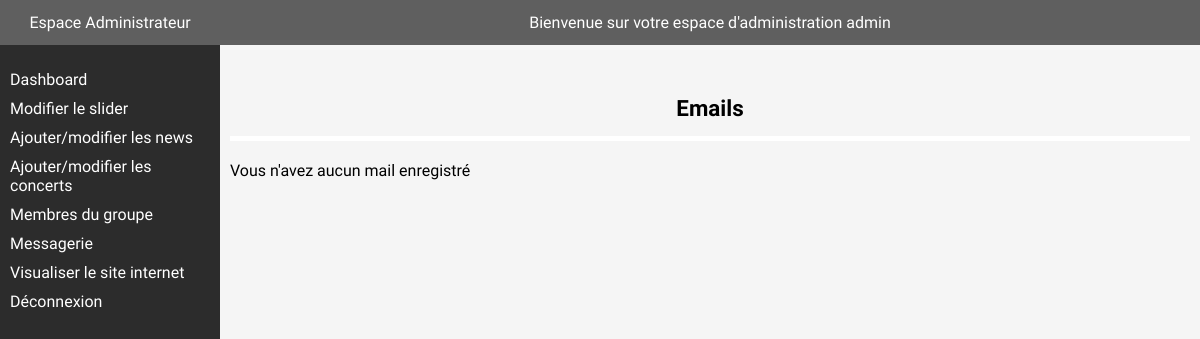
Before: /indexAdmin.php?action=emailPage (signed in) with the older database file.
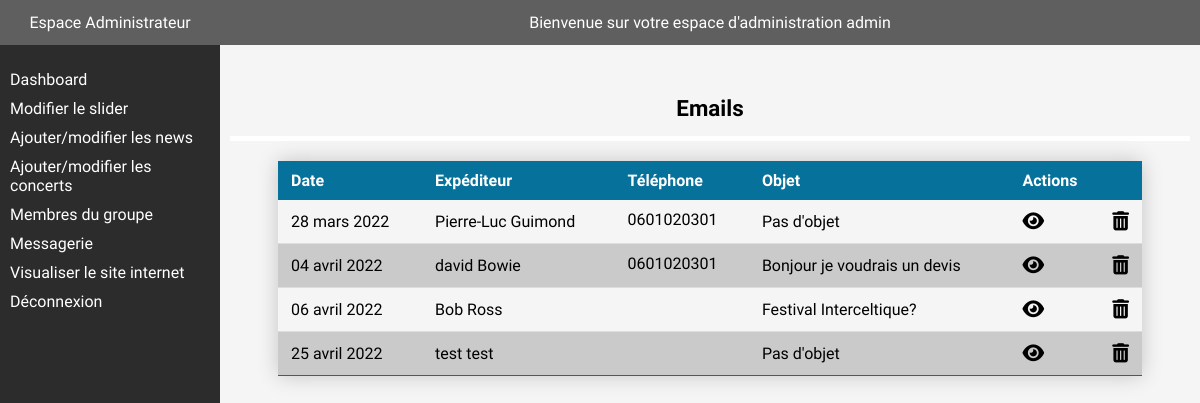
After: the same page with the newer database file.
### tables this page shows
CREATE TABLE IF NOT EXISTS `contacts` (
  `id` int(10) unsigned NOT NULL AUTO_INCREMENT,
  `lastname` varchar(50) NOT NULL,
  `firstname` varchar(50) NOT NULL,
  `mail` varchar(100) NOT NULL,
  `phone` varchar(50) DEFAULT NULL,
  `subject` varchar(100) NOT NULL,
  `content` text NOT NULL,
  `createdAt` timestamp NOT NULL DEFAULT CURRENT_TIMESTAMP,
  PRIMARY KEY (`id`)
);

### app/Controllers/Controller.php (called while the page is built, shortened)
<?php
class Controller
{
    public function viewAdmin($viewName, $data = null, $error = null)
    {
        include('app/Views/administration/'.$viewName.'.php');
    }
    public static function formatDate($date, $format = "d F Y"){
        $englishMonths = array('January', 'February', 'March', 'April', 'May', 'June', 'July', 'August', 'September', 'October', 'November', 'December');
        $frenchMonths = array('janvier', 'février', 'mars', 'avril', 'mai', 'juin', 'juillet', 'août', 'septembre', 'octobre', 'novembre', 'décembre');
        return str_replace($englishMonths, $frenchMonths, date($format, strtotime($date)));
    }
}

### app/Controllers/AdminController.php (called while the page is built, shortened)
<?php
class AdminController extends Controller
{
    public function emailPage(){
        $emails = \Projet\Models\Contacts::all();
        $data = [
            'emails' => $emails
        ];
        return $this->viewAdmin('messages',$data);
    }
}

### app/Models/Contacts.php (called while the page is built, shortened)
<?php
class Contacts extends Manager
{
    public function __construct($data = [])
    {
        $this->id = $data["id"] ?? "";
        $this->firstname = $data['firstname'] ?? "";
        $this->lastname = $data['lastname'] ?? "";
        $this->phone = $data['phone'] ?? "";
        $this->subject = $data['subject'] ?? "";
        $this->createdAt = $data['createdAt'] ?? "";
    }
}

### app/Models/Manager.php (called while the page is built, shortened)
<?php
abstract class Manager
{
    private static $bdd = null;
    protected static function dbConnect()
    {
        if (isset(self::$bdd)) {
            return self::$bdd;
        } else {
            try {
                self::$bdd = new \PDO(
                    "mysql:dbname=" . $_ENV['DB_NAME'] . "; charset=utf8; host="  . $_ENV['DB_HOST'] . ":" . $_ENV['DB_PORT'],
                    $_ENV['DB_USERNAME'],
                    $_ENV['DB_PASSWORD']
                );
                return self::$bdd;
            } catch (Exception $e) {
                die('Erreur : ' . $e->getMessage());
            }
        }
    }
    public static function all()
    {
        $objects = [];
        $klass =  get_called_class();
        $child = explode("\\",$klass);
        $child = strtolower($child[array_key_last($child)]);
        $bdd = self::dbConnect();
        $sqlQuery = $bdd->prepare("SELECT * FROM `{$child}`");
        $sqlQuery->execute();
        $result = $sqlQuery->fetchAll();
        foreach ($result as $data) {
            array_push(
                $objects,
                new $klass($data)
            );
        }
        return $objects;
    }
}

### app/Views/administration/messages.php (the view, shortened to what the changed rows need)
<?php include('app/Views/administration/layouts/header.php'); ?>
<main class="admin-content">
    <section class="admin-message">
        <h1 class="message-title">Emails</h1>
        <?php if (!empty($data['emails'])){ ?>
        <div class="email-table">
            <table class="admin-table">
                <thead>
                    <tr>
                        <th>Date</th>
                        <th>Expéditeur</th>
                        <th class="fullscreen">Téléphone</th>
                        <th>Objet</th>
                        <th><span class="fullscreen">Actions</span></th>
                    </tr>
                </thead>
                <tbody>
                    <?php
                    foreach($data['emails'] as $email) {
                ?>
                    <tr>
                        <td>
                            <?= $this->formatDate($email->createdAt); ?>
                        </td>
                        <td>
                            <div>
                                <span><?= $email->firstname; ?>
                                </span> <span><?= $email->lastname; ?></span>
                            </div>
                        </td>
                        <td class="fullscreen">
                            <?= $email->phone; ?>
                        </td>
                        <td>
                            <?php if ($email->subject != ""){?>
                            <p><?= $email->subject; ?></p>
                            <?php
                        }else{
                        ?>
                            <p>Pas d'objet</p>
                            <?php
                        }
                        ?>
                        </td>
                        <td>
                            <div class="action-icon">
                                <div>
                                    <a href="indexAdmin.php?action=viewMail&id=<?=$email->id;?>">
                                        <i class="fa-solid fa-eye show"></i>
                                    </a>
                                </div>
                                <div class="fullscreen">
                                    <a href="indexAdmin.php?action=deleteMail&id=<?=$email->id;?>">
                                        <i class="fa-solid fa-trash-can trashcan"></i>
                                    </a>
                                </div>
                            </div>
                        </td>
                    </tr>
                    <?php } ?>
                </tbody>
            </table>
        </div>
        <?php }else{ ?>
        <div>
            <p>Vous n'avez aucun mail enregistré</p>
        </div>
        <?php } ?>
    </section>
</main>
<?php include('app/Views/administration/layouts/footer.php'); ?>

Changed rows visible on the page:
added contacts: createdAt "28 mars 2022", firstname "Pierre-Luc", lastname "Guimond", phone "0601020301", subject "Pas d'objet"
added contacts: createdAt "04 avril 2022", firstname "david", lastname "Bowie", phone "0601020301", subject "Bonjour je voudrais un devis"
added contacts: createdAt "06 avril 2022", firstname "Bob", lastname "Ross", subject "Festival Interceltique?"
added contacts: createdAt "25 avril 2022", firstname "test", lastname "test", subject "Pas d'objet"
Other visible differences:
text no longer shown: "Vous n'avez aucun mail enregistré"
text now shown: "Date Expéditeur Téléphone Objet Actions"
